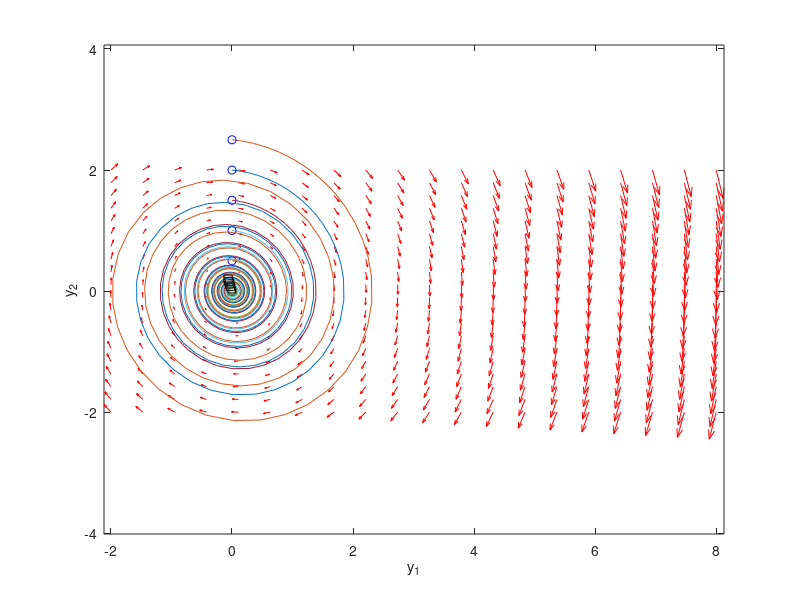

Source code (MATLAB):
clear all; close all; clc

R = 1/10;
L = 1;
C = 1;

f = @(t,Y) [0 * Y(1) + Y(2); (-1 / (L * C)) * Y(1) - (R / L) * Y(2)];

y1 = linspace(-2,8,20);
y2 = linspace(-2,2,20);

% creates two matrices one for all the x-values on the grid, and one for
% all the y-values on the grid. Note that x and y are matrices of the same
% size and shape, in this case 20 rows and 20 columns
[x,y] = meshgrid(y1,y2);

u = zeros(size(x));
v = zeros(size(x));
for i = 1:numel(x)
    Yprime = f(i,[x(i); y(i)]);
    u(i) = Yprime(1);
    v(i) = Yprime(2);
end

quiver(x,y,u,v,'r'); figure(gcf)
xlabel('y_1')
ylabel('y_2')
axis tight equal;

hold on
for y20 = [0 0.5 1 1.5 2 2.5]
    [ts,ys] = ode45(f,[0,50],[0;y20]);
    plot(ys(:,1),ys(:,2))
    plot(ys(1,1),ys(1,2),'bo') % starting point
    plot(ys(end,1),ys(end,2),'ks') % ending point
end
hold off